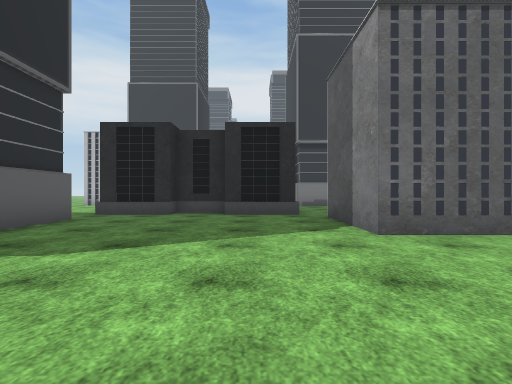
[1] (above)

24 first-person views from a walk through a 3-D level made in the Unity game engine. The camera is 1.2 m above the floor, looks level and sees 85° across. The floor is counted in squares, 1.98 m on a side. Each view is taken from the middle of a square. On the plan, view 1 faces up. The plan holds only what a view shows up to about 9 squares ahead; the rest is blank. The place goes on beyond the plan. The player character is not drawn. Some surface patterns are stand-ins.

[2]
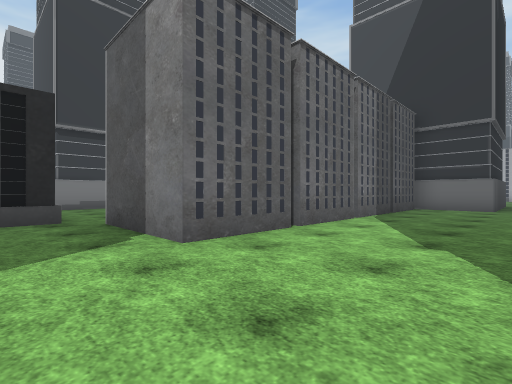

[3]
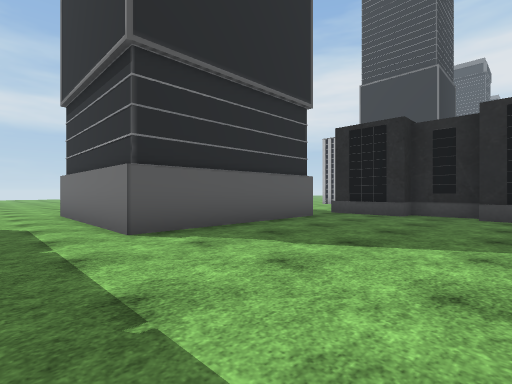

[4]
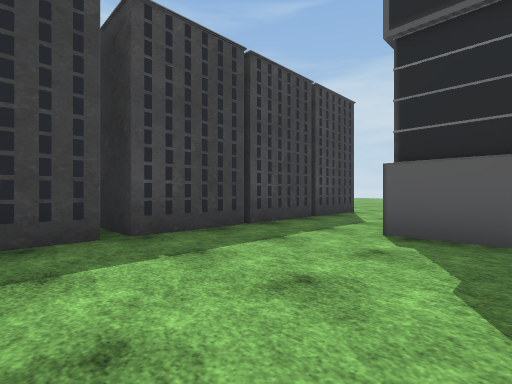

[5]
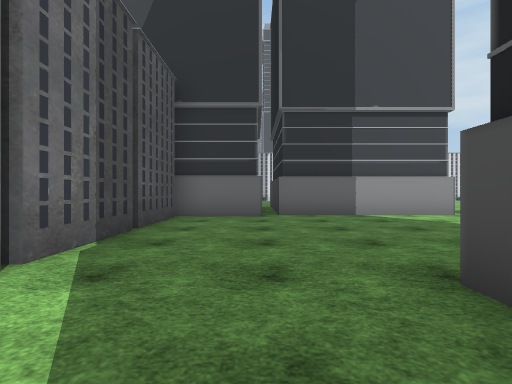

[6]
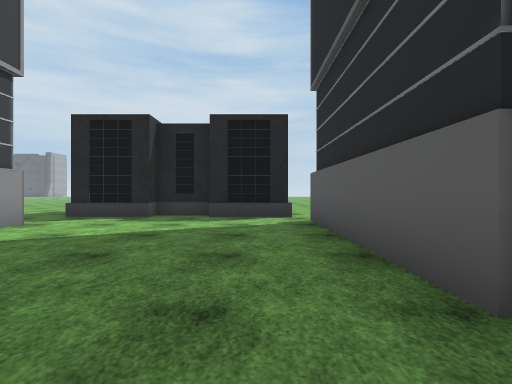

[7]
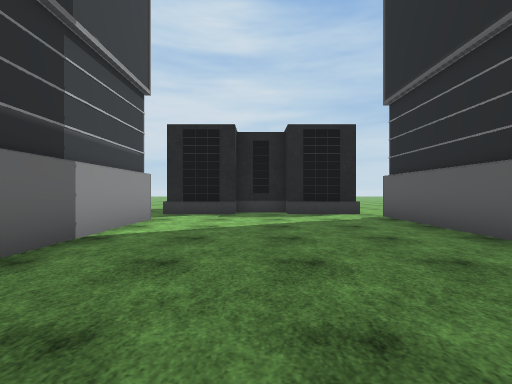

[8]
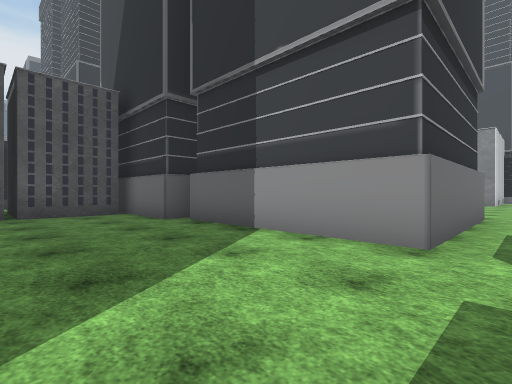

[9]
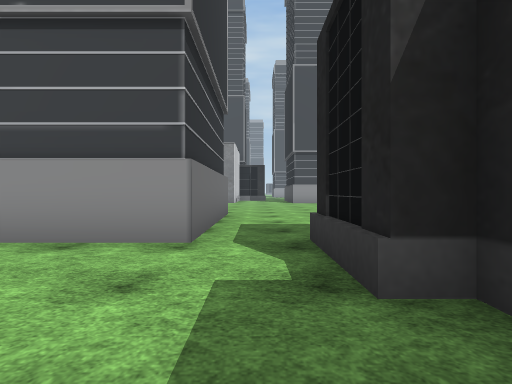

[10]
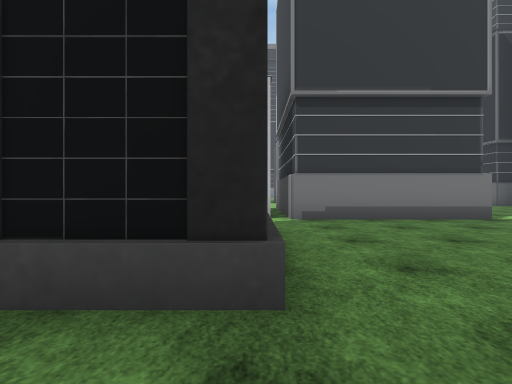

[11]
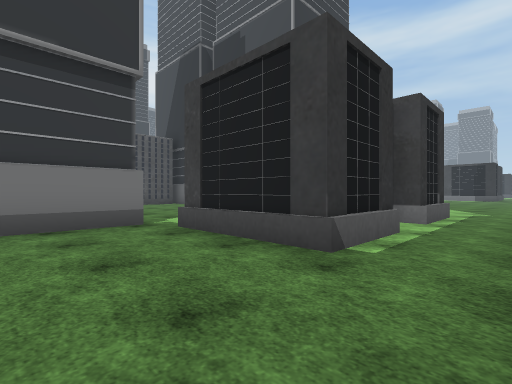

[12]
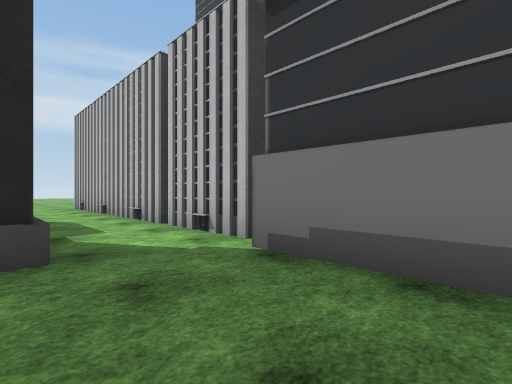

[13]
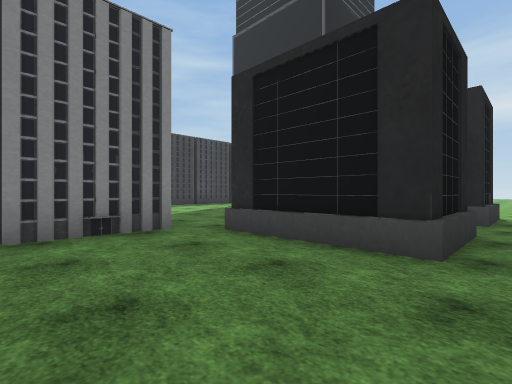

[14]
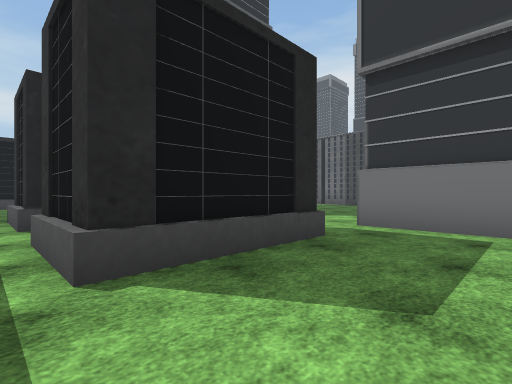

[15]
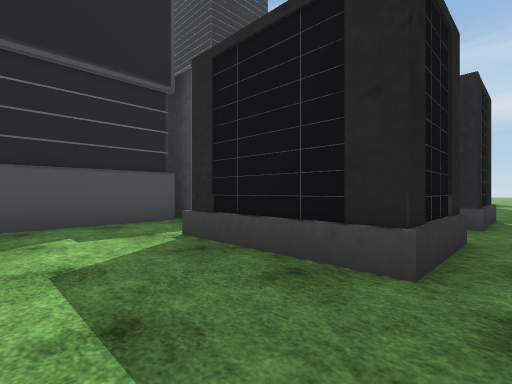

[16]
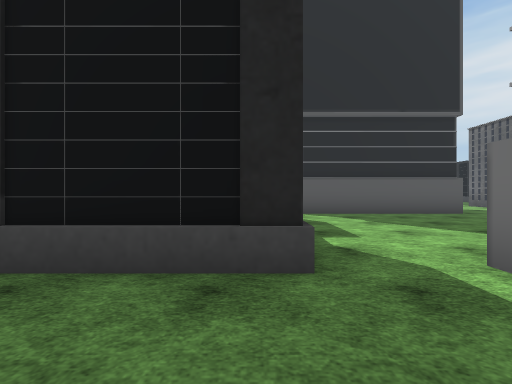

[17]
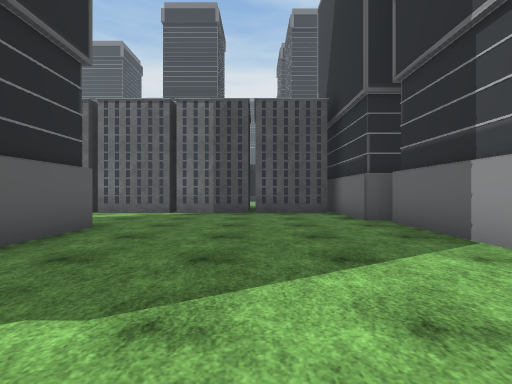

[18]
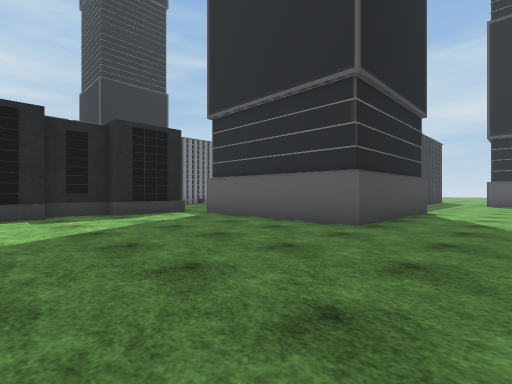

[19]
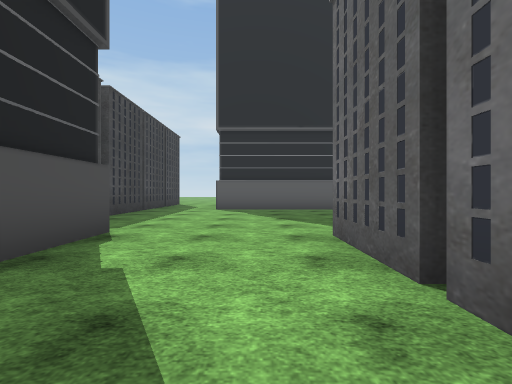

[20]
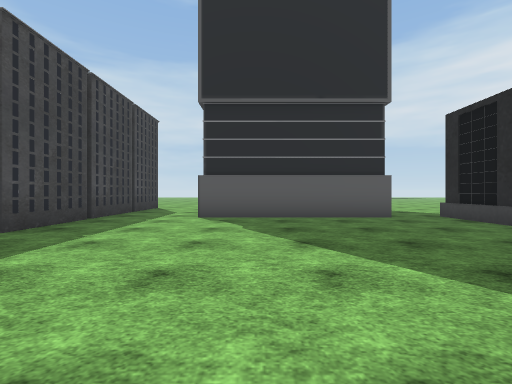

[21]
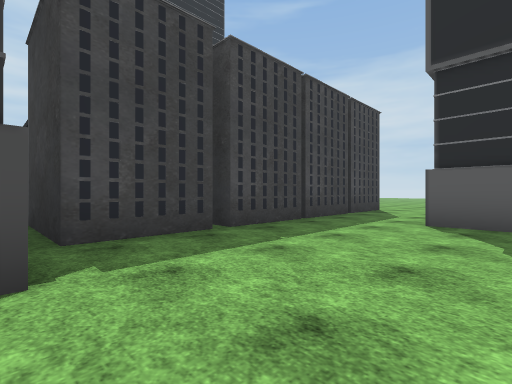

[22]
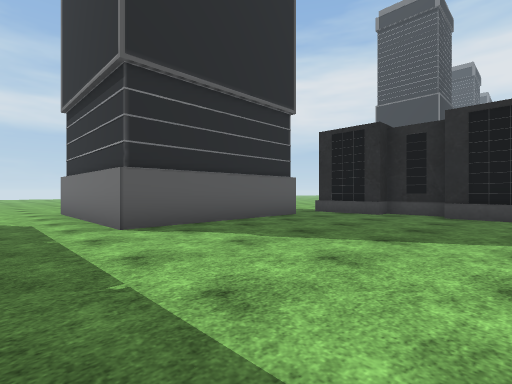

[23]
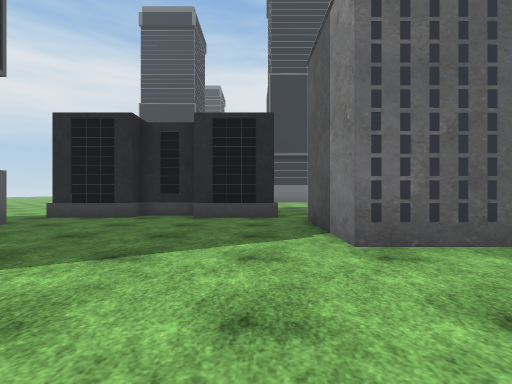

[24]
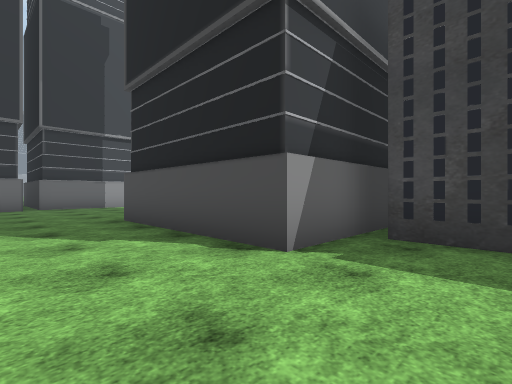

### Floor plan
Key: @ floor where view 1 was taken; # wall or solid block; . floor; B building.
Columns run from 11 left of view 1 to 14 right of it. Each row starts with its distance up from view 1.
 25      ..
 24      ..#####B.
 23       ........
 22        #.....#        B
 21        #.....#####    B
 20        #.....##B#BB##BB
 19        #...............
 18  ..B####...............#
 17  ............BBBBB.....B
 16    ..........#   B.....#
 15     ##########   B.....#
 14        # #####   B.....#
 13      BB#B###B#   B.....###
 12      ........BBBBB........
 11      .............B#####..
 10      ..#####B.....######..
  9       .######.....######..
  8       .######.............
  7       ........B.B.BBB.....
  6        #.....###    # B###
  5        #.....# #    ####
  4        #.....##########
  3        #..............#
  2 .. B####..............##
  1 .......................BBB
  0   .........@     B.....
 -1   .#B##B#BBB     B.....
 -2         ##       B.....
 -3                  B.....###
 -4                  B........
 -5                  #####B...
 -6                        ...
 -7                         ..

Positions as (right, up) in squares from view 1, and headings:
1: (0, 0), facing up
2: (0, 1), facing up-right
3: (0, 0), facing up-left
4: (0, 3), facing down-left
5: (4, 2), facing right
6: (7, 2), facing down
7: (9, 3), facing down
8: (8, -4), facing up-right
9: (8, -4), facing right
10: (1, 6), facing up
11: (4, 7), facing up-right
12: (4, 10), facing up-left
13: (4, 11), facing down-left
14: (14, 8), facing up-left
15: (14, 12), facing down-left
16: (14, 11), facing left
17: (9, 12), facing up
18: (11, 19), facing down-left
19: (6, 19), facing left
20: (3, 19), facing left
21: (2, 19), facing down-left
22: (1, 16), facing up-left
23: (1, 17), facing up
24: (0, 19), facing down-right
